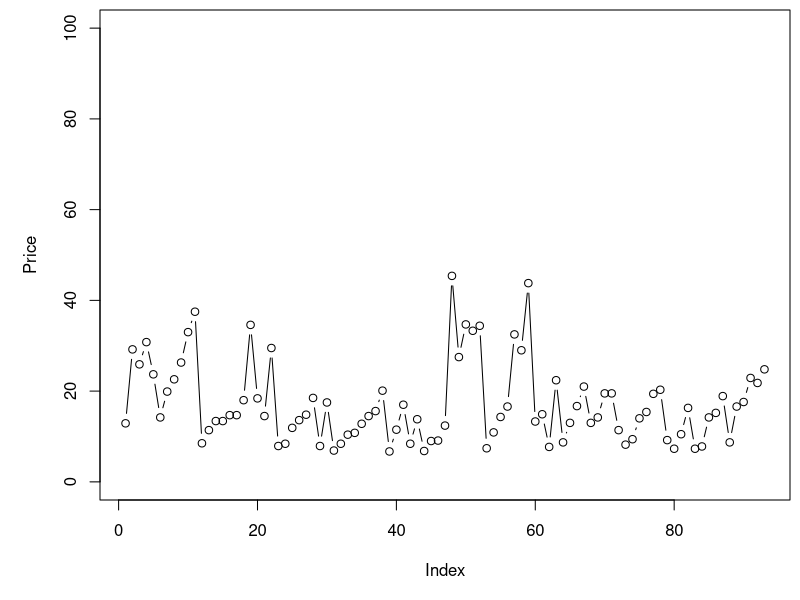
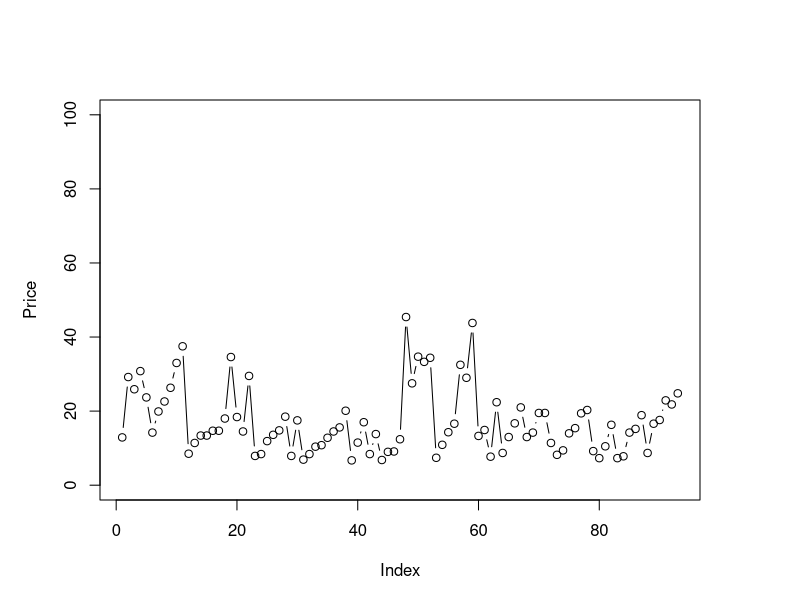
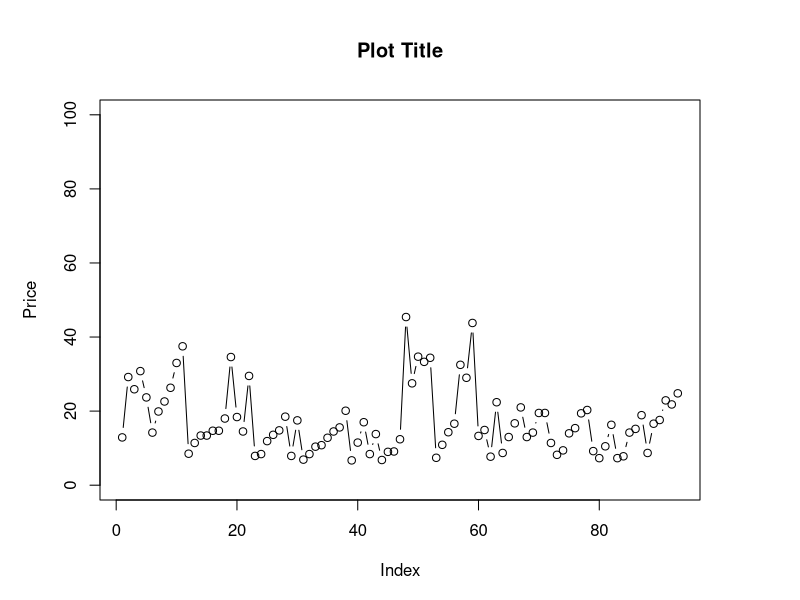
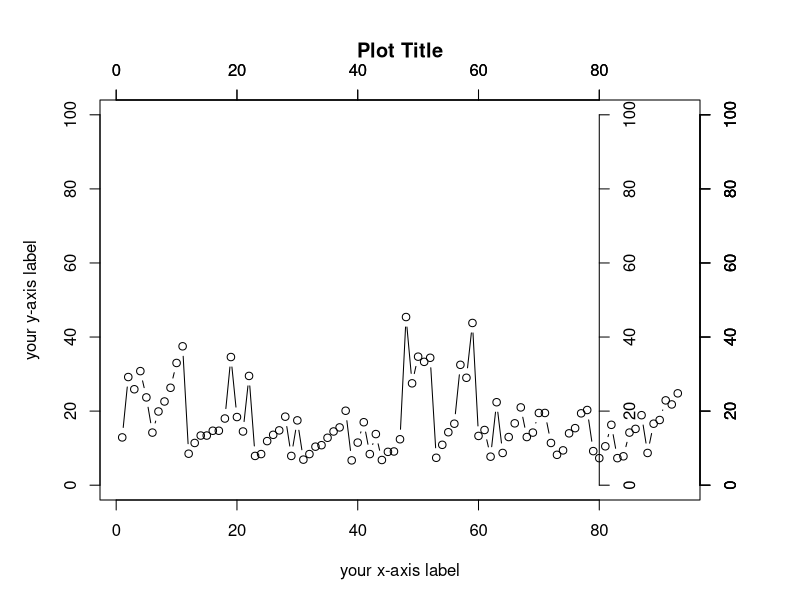

R code for these plots, in order:
#Set the margin of the plot
#par(mai=c(bottom, left,top,right)

library('MASS')
par(mai=c(10,10,1,1)/10)
plot(Cars93$Min.Price,type='b',ylab = 'Price',ylim = c(0,100))
par(mai=c(10,10,10,10)/10)
plot(Cars93$Min.Price,type='b',ylab = 'Price',ylim = c(0,100))

#plot title
plot(Cars93$Min.Price,type='b',ylab = 'Price',ylim = c(0,100),main='Plot Title')

#x-axis label - use xlab='your x-axis label'
#x-axis label - use ylab='your y-axis label'

plot(Cars93$Min.Price,type='b',ylab = 'your y-axis label',xlab='your x-axis label',ylim = c(0,100),main='Plot Title')

#axis() function is used to enable axis. By default, the botton and left axis are enabled.
#To enable axis on the top and right, use the following code
axis(side = 3)
axis(side = 4)

#To add axis without lebels
axis(side=3,labels = F)
axis(side=4,labels = F)

#To add axis without ticks
axis(side=3,tick = F)
axis(side=4,tick = F)

#manage the distance between axis and label
axis(side=4,labels = T,tick = T,line = .001)

#shift the position of the axis
axis(side=4,labels = T,tick = T,line = .001,pos = 80)
